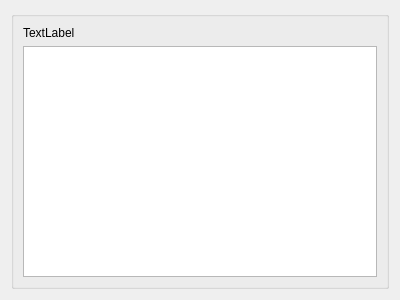
<?xml version="1.0" encoding="UTF-8"?>
<ui version="4.0">
 <class>SummaryListPage</class>
 <widget class="QWidget" name="SummaryListPage">
  <property name="geometry">
   <rect>
    <x>0</x>
    <y>0</y>
    <width>400</width>
    <height>300</height>
   </rect>
  </property>
  <property name="windowTitle">
   <string>Form</string>
  </property>
  <layout class="QVBoxLayout" name="verticalLayout_2">
   <item>
    <widget class="QGroupBox" name="groupBox">
     <property name="title">
      <string/>
     </property>
     <layout class="QVBoxLayout" name="verticalLayout">
      <item>
       <widget class="QLabel" name="rangeLabel">
        <property name="text">
         <string>TextLabel</string>
        </property>
       </widget>
      </item>
      <item>
       <widget class="QTableView" name="tableView"/>
      </item>
     </layout>
    </widget>
   </item>
  </layout>
 </widget>
 <resources/>
 <connections/>
</ui>
